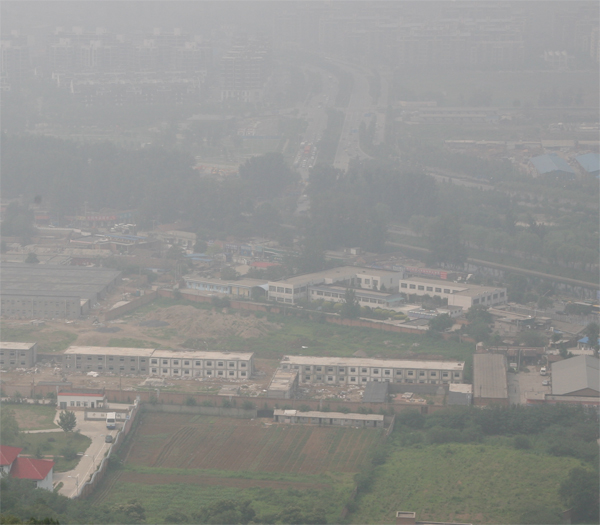
#> input picture dehaze/canon.jpg, 600 x 525 px
$ python retinex.py
#> lines starting #> are read from the running program, lines starting #| are printed output that depends on the picture
import numpy as np
import cv2
import time
def singleScaleRetinex(img,variance):
    retinex = np.log10(img) - np.log10(cv2.GaussianBlur(img, (0, 0), variance))
    return retinex

def multiScaleRetinex(img, variance_list):
    retinex = np.zeros_like(img)
    for variance in variance_list:
        retinex += singleScaleRetinex(img, variance)
    retinex = retinex / len(variance_list)
    return retinex


def MSR(img, variance_list=[15, 80, 30]):
    img = np.float64(img) + 1.0
    img_retinex = multiScaleRetinex(img, variance_list)

    for i in range(img_retinex.shape[2]):
        unique, count = np.unique(np.int32(img_retinex[:, :, i] * 100), return_counts=True)
        for u, c in zip(unique, count):
            if u == 0:
                zero_count = c
                break
        low_val = unique[0] / 100.0
        high_val = unique[-1] / 100.0
        for u, c in zip(unique, count):
            if u < 0 and c < zero_count * 0.1:
                low_val = u / 100.0
            if u > 0 and c < zero_count * 0.1:
                high_val = u / 100.0
                break
        img_retinex[:, :, i] = np.maximum(np.minimum(img_retinex[:, :, i], high_val), low_val)

        img_retinex[:, :, i] = (img_retinex[:, :, i] - np.min(img_retinex[:, :, i])) / \
                               (np.max(img_retinex[:, :, i]) - np.min(img_retinex[:, :, i])) \
                               * 255
    img_retinex = np.uint8(img_retinex)
    return img_retinex


def SSR(img, variance=300):
    img = np.float64(img) + 1.0
    img_retinex = singleScaleRetinex(img, variance)
    for i in range(img_retinex.shape[2]):
        unique, count = np.unique(np.int32(img_retinex[:, :, i] * 100), return_counts=True)
        for u, c in zip(unique, count):
            if u == 0:
                zero_count = c
                break
        low_val = unique[0] / 100.0
        high_val = unique[-1] / 100.0
        for u, c in zip(unique, count):
            if u < 0 and c < zero_count * 0.1:
                low_val = u / 100.0
            if u > 0 and c < zero_count * 0.1:
                high_val = u / 100.0
                break
        img_retinex[:, :, i] = np.maximum(np.minimum(img_retinex[:, :, i], high_val), low_val)

        img_retinex[:, :, i] = (img_retinex[:, :, i] - np.min(img_retinex[:, :, i])) / \
                               (np.max(img_retinex[:, :, i]) - np.min(img_retinex[:, :, i])) \
                               * 255
    img_retinex = np.uint8(img_retinex)
    return img_retinex

if __name__ == '__main__':
    variance_list=[15, 80, 30]
    variance=300
    img = cv2.imread('canon.jpg')
#> img is the input picture: shape (525, 600, 3); mean B, G, R 143, 145.6, 145.4
    start = time.time()
    img_ssr=SSR(img, variance)
#> in singleScaleRetinex, `retinex = np.log10(img) - np.log10(cv2.GaussianBlur(img, (0, 0), varia..`:
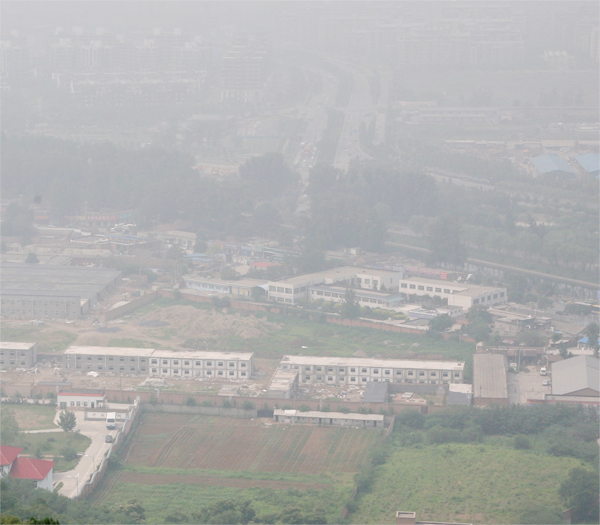
#> retinex: shape (525, 600, 3) float64; mean of channels 0, 1, 2 -0.00619, -0.00427, -0.00526; drawn with min black and max white
#> the loop in SSR, `for i in range(img_retinex.shape[2]):` made 3 passes
#> after the loop in SSR, `for i in range(img_retinex.shape[2]):`:
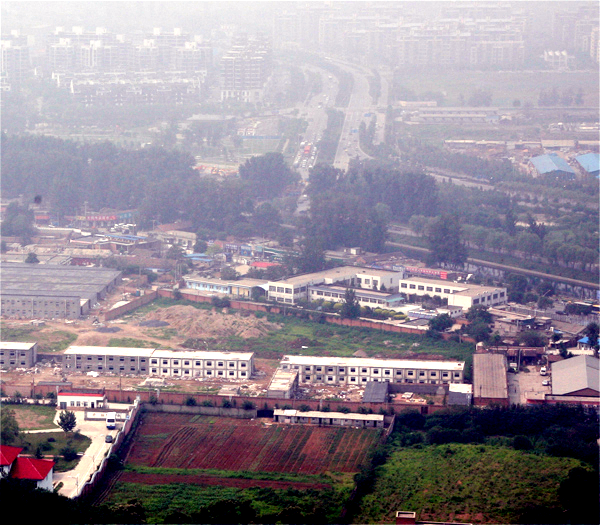
#> img_retinex: shape (525, 600, 3) float64; mean of channels 0, 1, 2 149.3, 137.7, 147.8; drawn as B, G, R
    end = time.time()
    img_msr=MSR(img,variance_list)
#> the loop in multiScaleRetinex, `for variance in variance_list:` made 3 passes
#> pass 1, in singleScaleRetinex (call 2), `retinex = np.log10(img) - np.log10(cv2.GaussianBlur(img, (0, 0), varia..`:
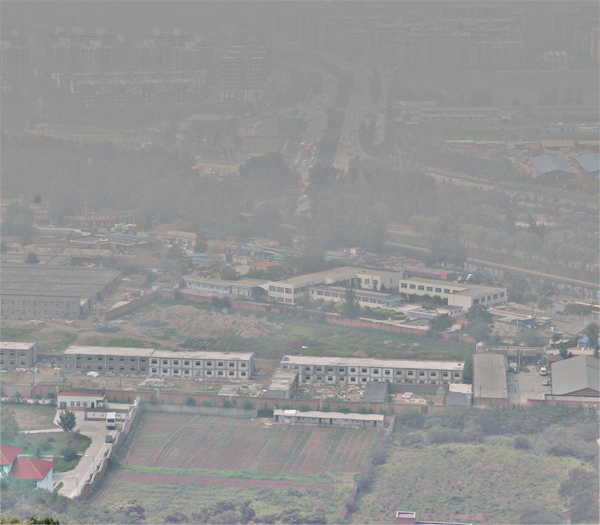
#> retinex: shape (525, 600, 3) float64; mean of channels 0, 1, 2 -0.000707, -0.000812, -0.00131; drawn with min black and max white
#> pass 2, in singleScaleRetinex (call 3), `retinex = np.log10(img) - np.log10(cv2.GaussianBlur(img, (0, 0), varia..`:
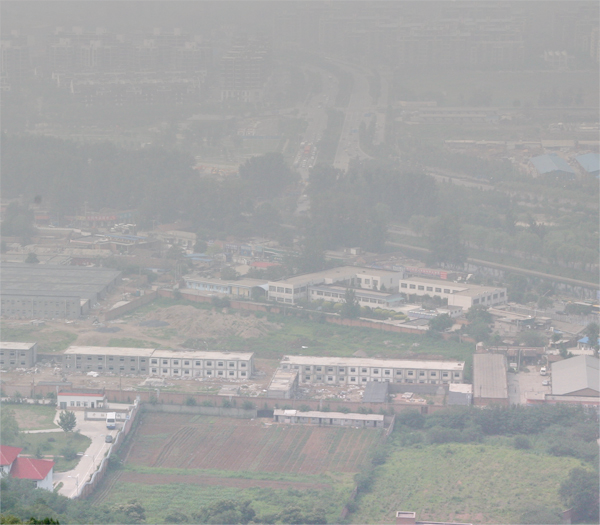
#> retinex: shape (525, 600, 3) float64; mean of channels 0, 1, 2 -0.00246, -0.00201, -0.00295; drawn with min black and max white
#> the loop in MSR, `for i in range(img_retinex.shape[2]):` made 3 passes
#> after the loop in MSR, `for i in range(img_retinex.shape[2]):`:
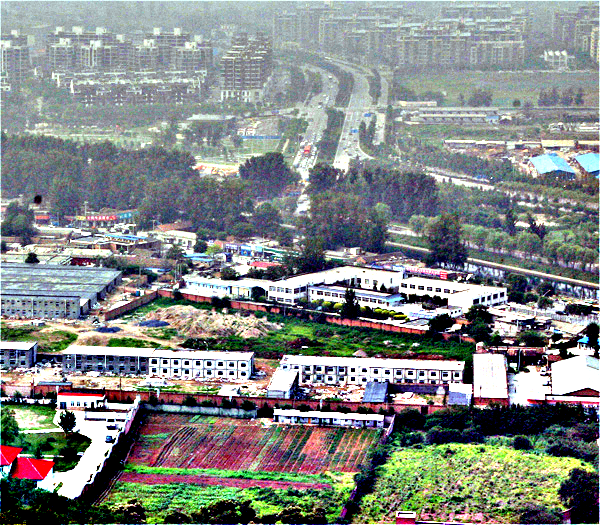
#> img_retinex: shape (525, 600, 3) float64; mean of channels 0, 1, 2 134.8, 137.1, 132.4; drawn as B, G, R

    print(end - start)
    cv2.imshow('Original', img)
    cv2.imshow('MSR', img_msr)
    cv2.imshow('SSR', img_ssr)
    cv2.imwrite('SSR.jpg', img_ssr)
    cv2.imwrite('MSR.jpg',img_msr)


    cv2.waitKey(0)
    cv2.destroyAllWindows()
